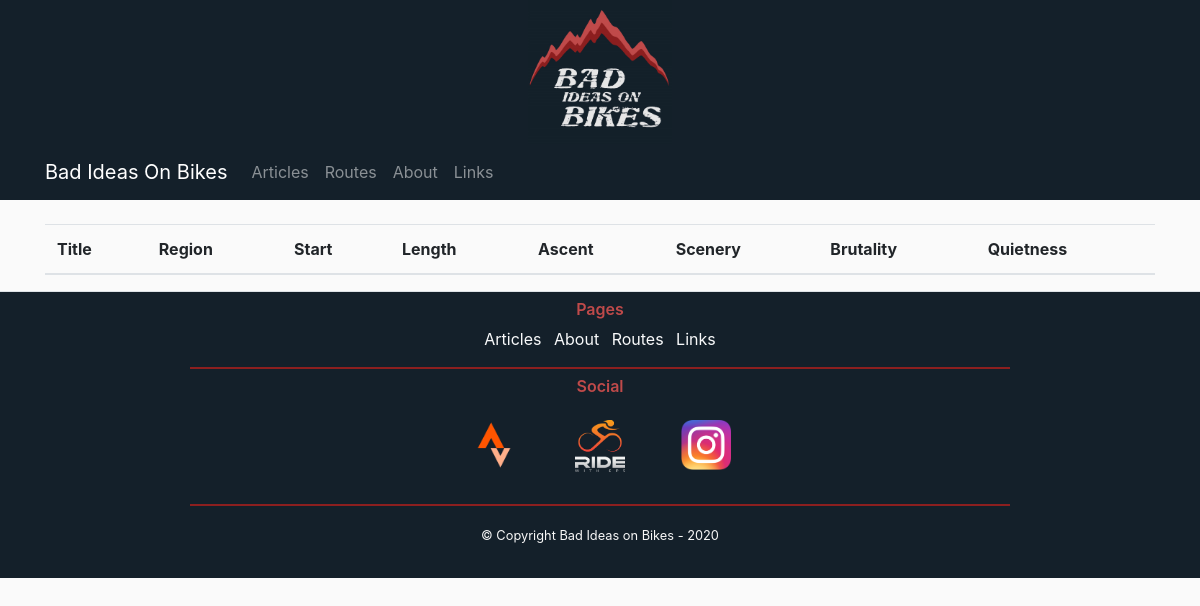
Page /routes on the earlier database version.
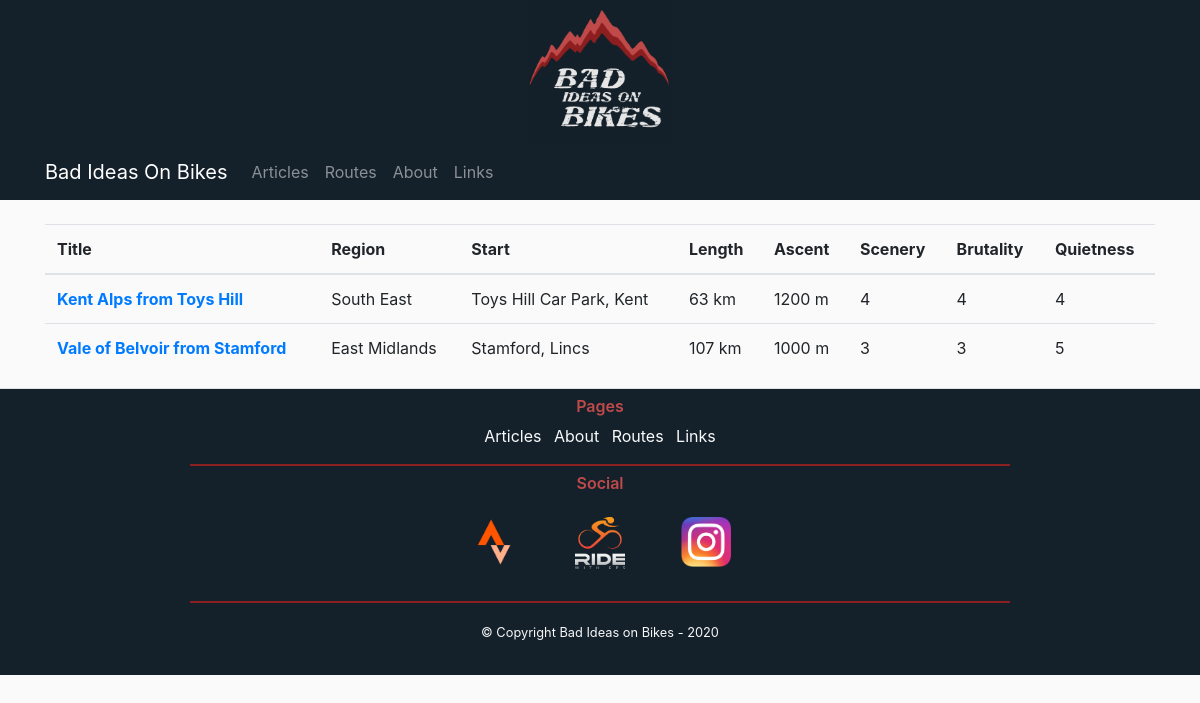
Same page on the later database version.
### flaskbiob/models.py (models this page shows)
class Routes(db.Model):
    id = db.Column(db.Integer, primary_key=True)
    title = db.Column(db.String(100), nullable=False)
    region = db.Column(db.String(100), nullable=False)
    starting_location = db.Column(db.String(100), nullable=False)
    starting_coordinates = db.Column(db.String(100), nullable=False)
    length = db.Column(db.Integer, nullable=False)
    ascent = db.Column(db.Integer, nullable=False)
    scenery = db.Column(db.Integer, nullable=False)
    brutality = db.Column(db.Integer, nullable=False)
    quietness = db.Column(db.Integer, nullable=False)
    description = db.Column(db.Text, nullable=False)
    link = db.Column(db.String(100), nullable=False)
    post = db.Column(db.Integer, db.ForeignKey("posts.id"), nullable=True)
    user = db.Column(db.Integer, db.ForeignKey("users.id"), nullable=False)

### flaskbiob/routes/routes.py (the view)
@routes.route("/routes")
def routesPage():
    my_routes = Routes.query.all()
    for route in my_routes:
        print(route.title)
    return render_template("Routes.html", my_routes=my_routes)

### flaskbiob/templates/Routes.html
{% extends "BASE.html" %}
{% block content %}
    <div class="row">
        <div class="col-md-12">
            <table class="table">
                <thead>
                    <tr>
                        <th scope="col">Title</th>
                        <th scope="col">Region</th>
                        <th scope="col">Start</th>
                        <th scope="col">Length</th>
                        <th scope="col">Ascent</th>
                        <th scope="col">Scenery</th>
                        <th scope="col">Brutality</th>
                        <th scope="col">Quietness</th>
                    </tr>
                </thead>
                <tbody>
                {% for route in my_routes %}
                    <tr>
                        <th scope="row"><a href="{{ url_for('posts.postPage', post_id=route.post) }}">{{ route.title }}</a></th>
                        <td>{{ route.region }}</td>
                        <td>{{ route.starting_location }}</td>
                        <td>{{ route.length }} km</td>
                        <td>{{ route.ascent }} m</td>
                        <td>{{ route.scenery }}</td>
                        <td>{{ route.brutality }}</td>
                        <td>{{ route.quietness }}</td>
                    </tr>
                {% endfor %}
                </tbody>
            </table>
        </div>
    </div>
{% endblock content %}

Differences in the rows shown:
added Routes: title "Kent Alps from Toys Hill", region "South East", starting_location "Toys Hill Car Park, Kent", length "63", ascent "1200", scenery "4", brutality "4", quietness "4"
added Routes: title "Vale of Belvoir from Stamford", region "East Midlands", starting_location "Stamford, Lincs", length "107", ascent "1000", scenery "3", brutality "3", quietness "5"
